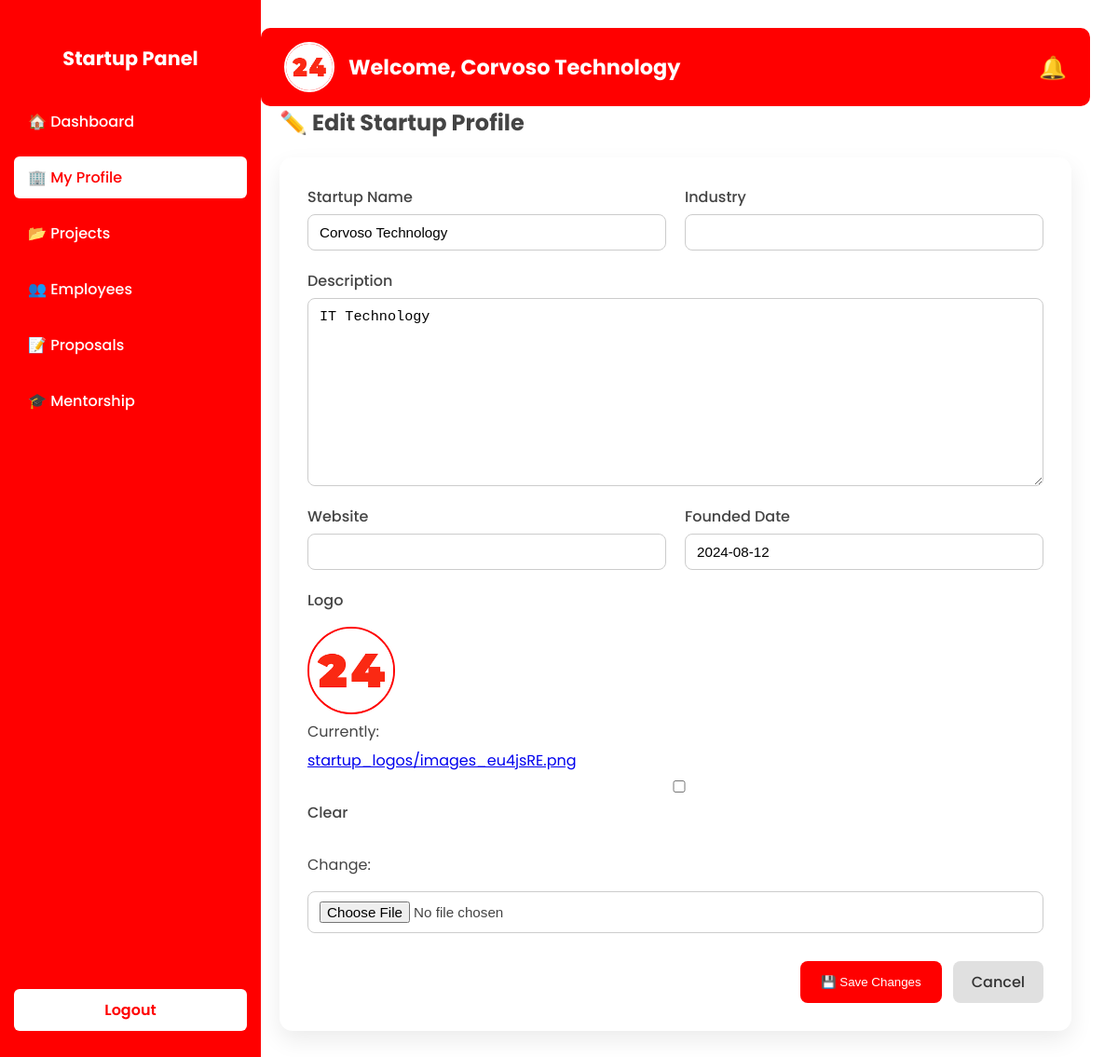
Page /startup/profile/edit/ (signed in) on the earlier database version.
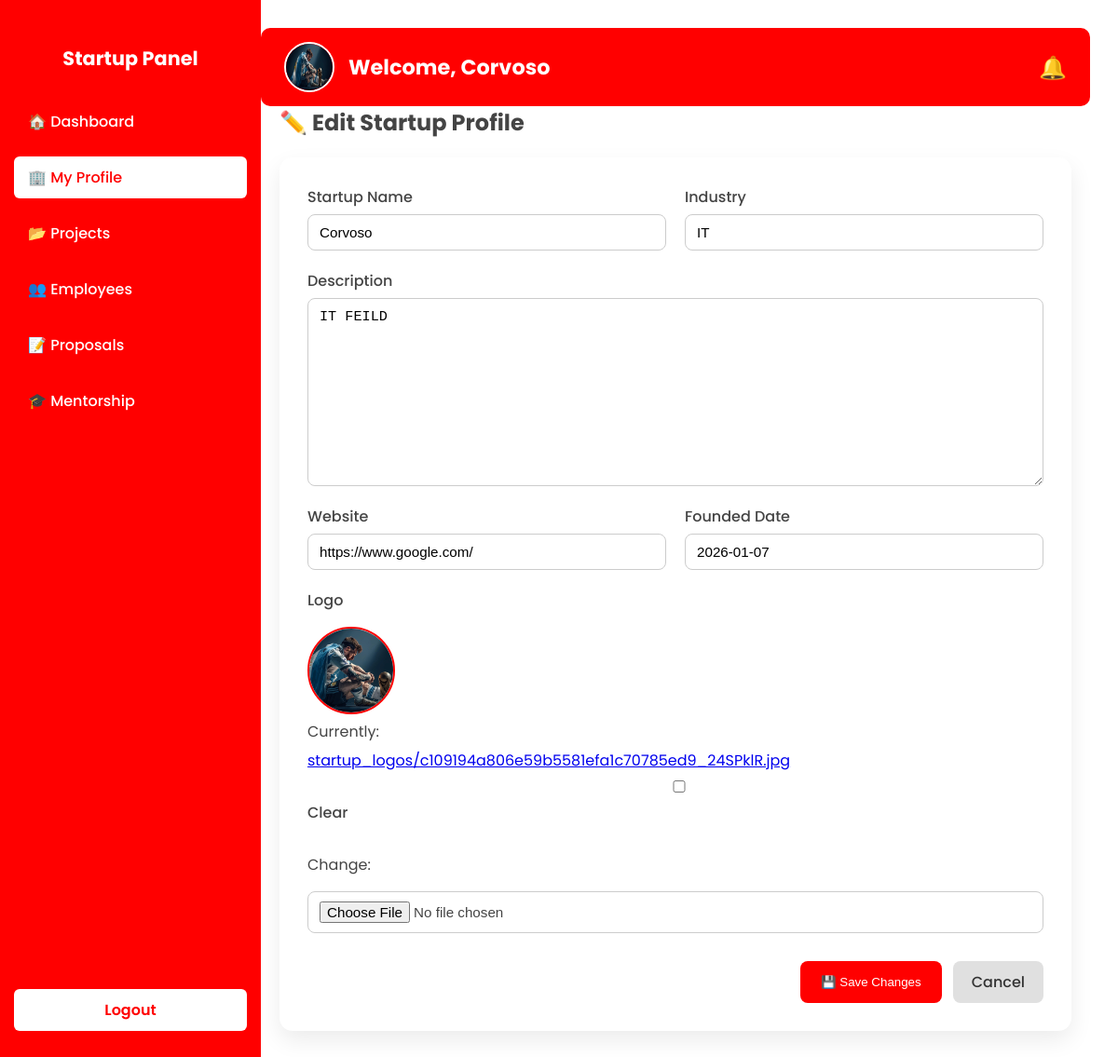
Same page on the later database version.
### startup/models.py (models this page shows, shortened)
class StartupProfile(models.Model):
    user = models.OneToOneField(CustomUser, on_delete=models.CASCADE, related_name="startup_profile")
    startup_name = models.CharField(max_length=100)
    description = models.TextField(blank=True, null=True)
    website = models.URLField(blank=True, null=True)
    founded_date = models.DateField(blank=True, null=True)
    industry = models.CharField(max_length=100, blank=True, null=True)
    logo = models.ImageField(upload_to='startup_logos/', blank=True, null=True)  # changed to ImageField

### startup/views.py (the view)
# urls.py: path('profile/edit/', views.profile_edit, name='sprofile_edit'),
@login_required
def profile_edit(request):
    profile = request.user.startup_profile
    if request.method == 'POST':
        form = StartupProfileForm(request.POST, request.FILES, instance=profile)
        if form.is_valid():
            profile = form.save(commit=False)
            logo_file = request.FILES.get('logo')
            if logo_file:
                try:
                    logo_url = upload_to_supabase(logo_file, folder='startups')
                    if logo_url:
                        profile.logo = logo_url
                except Exception as e:
                    print("Logo upload failed:", e)
            profile.save()
            messages.success(request, "✅ Profile updated successfully")
            return redirect('startup:stprofile_detail')
    else:
        form = StartupProfileForm(instance=profile)
    return render(request, 'sprofile_edit.html', {
        'form': form,
        'profile': profile
    })

### startup/forms.py
class StartupProfileForm(forms.ModelForm):
    logo = forms.ImageField(required=False)
    class Meta:
        model = StartupProfile
        fields = ['startup_name', 'description', 'website', 'founded_date', 'industry', 'logo']

### startup/templates/sprofile_edit.html (shortened to what this page needs)
{% extends "base_startup.html" %}
{% load static %}
{% block content %}
<div class="edit-profile-container">
    <div class="edit-header">
        <h2>✏️ Edit Startup Profile</h2>
    </div>
    <form method="post" enctype="multipart/form-data" class="edit-profile-card">
        <div class="form-grid">
            <div class="form-group">
                <label>Startup Name</label>
                {{ form.startup_name }}
            </div>
            <div class="form-group">
                <label>Industry</label>
                {{ form.industry }}
            </div>
            <div class="form-group full-width">
                <label>Description</label>
                {{ form.description }}
            </div>
            <div class="form-group">
                <label>Website</label>
                {{ form.website }}
            </div>
            <div class="form-group">
                <label>Founded Date</label>
                {{ form.founded_date }}
            </div>
            <div class="form-group full-width">
                <label>Logo</label>
                <div class="logo-preview">
                    {% if profile.logo %}
                        <img src="{{ profile.logo.url }}" alt="Logo">
                    {% else %}
                        <img src="{% static 'images/logo.png' %}" alt="Logo">
                    {% endif %}
                </div>
                {{ form.logo }}
            </div>
        </div>
        <div class="actions">
            <button type="submit" class="btn-save">💾 Save Changes</button>
            <a href="{% url 'startup:stprofile_detail' %}" class="btn-cancel">Cancel</a>
        </div>
    </form>
</div>
{% endblock %}

### startup/templates/base_startup.html (shortened to what this page needs)
{% load static %}
<!DOCTYPE html>
<html lang="en">
<head>
</head>
<body>
    <nav class="sidebar">
        <div>
            <h2>Startup Panel</h2>
            <ul>
                <li>
                    <a href="{% url 'startup:startup_dashboard' %}"
                    class="{% if request.path == '/startup/dashboard/' or request.path == '/startup/dashboard/' %}active{% endif %}">🏠 Dashboard</a>
                </li>
                <li>
                <a href="{% url 'startup:stprofile_detail' %}"
                class="{% if '/startup/profile/' in request.path %}active{% endif %}">
                🏢 My Profile
                </a>
                </li>
                <li>
                    <a href="{% url 'startup:startup_projects' %}"
                        class="{% if '/startup/projects/' in request.path %}active{% endif %}">📂 Projects</a>
                </li>
                <li>
                    <a href="{% url 'startup:startup_employees' %}"
                        class="{% if '/startup/employees/' in request.path %}active{% endif %}">👥 Employees</a>
                </li>
                <li>
                    <a href="{% url 'startup:project_proposals' %}"
                        class="{% if '/startup/proposals/' in request.path %}active{% endif %}">📝 Proposals</a>
                </li>
                <li>
                    <a href="{% url 'startup:startup_sessions' %}"
                        class="{% if '/startup/sessions/' in request.path %}active{% endif %}">🎓 Mentorship</a>
                </li>
            </ul>
        </div>
        <div class="logout">
            <a href="{% url 'logout' %}">Logout</a>
        </div>
    </nav>
    <div class="main-content">
        <header>
            <div class="header-left">
                {% if profile.logo %}
                    <img src="{{ profile.logo.url }}" alt="Logo">
                {% else %}
                    <img src="{% static 'images/logo.png' %}" alt="Logo">
                {% endif %}
                <h1>Welcome, {{ profile.startup_name }}</h1>
            </div>
            <div class="header-right notification">
                🔔
            </div>
        </header>
        {% block content %}{% endblock %}
    </div>
</body>
</html>

Differences in the rows shown:
changed StartupProfile: logo: a different picture; startup_name "Corvoso Technology" → "Corvoso"; industry (not shown) → "IT"; description "IT Technology" → "IT FEILD"; website (not shown) → "https://www.google.com/"; founded_date "2024-08-12" → "2026-01-07"
Other differences:
text no longer shown: "Currently: startup_logos/images_eu4jsRE.png Clear Change:"
text now shown: "Currently: startup_logos/c109194a806e59b5581efa1c70785ed9_24SPklR.jpg Clear Change:"
